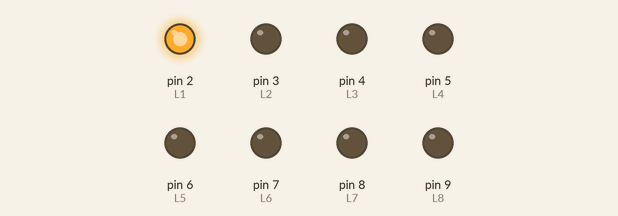
Simulated run of this sketch. Board: Arduino Uno, built with avr-gcc and run on an emulated ATmega328P. Parts: output pins drawn as LEDs (lit = HIGH).

Above: at 0.15 s.
At 0.75 s:
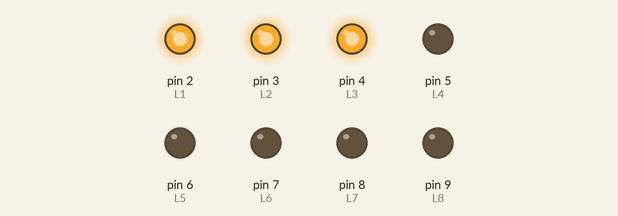
At 1.65 s:
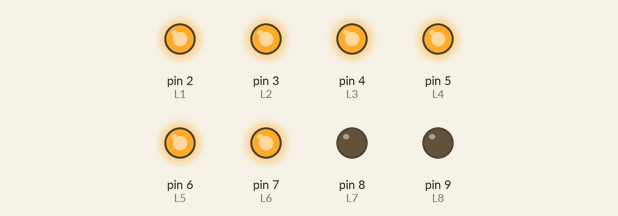
At 3.15 s:
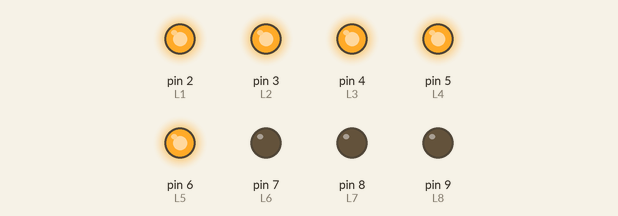
At 4.65 s:
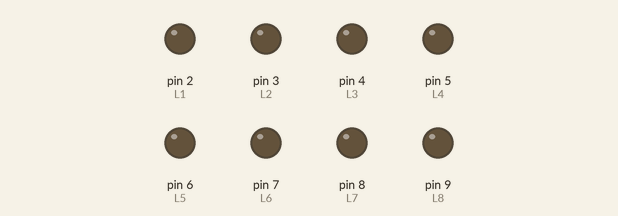
At 6.2 s:
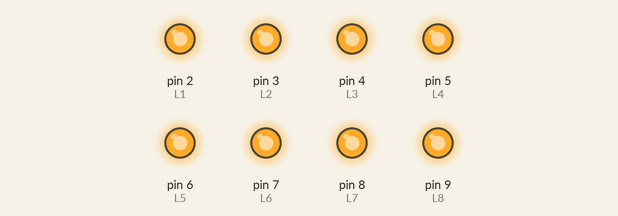
Timing chart, 0 to 8.5 s (numbered marks = the images above):
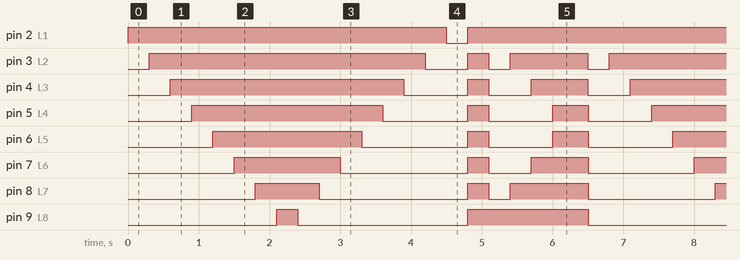

The sketch:

ACTIVITY_1.ino
```cpp
 int L1 = 2;
int L2 = 3;
int L3 = 4;
int L4 = 5;
int L5 = 6;
int L6 = 7;
int L7 = 8;
int L8 = 9;


void setup() {
  pinMode(L1, OUTPUT);
  pinMode(L2, OUTPUT);
  pinMode(L3, OUTPUT);
  pinMode(L4, OUTPUT);
  pinMode(L5, OUTPUT);
  pinMode(L6, OUTPUT);
  pinMode(L7, OUTPUT);
  pinMode(L8, OUTPUT);


}

void loop() {

          digitalWrite(L1, HIGH);
          delay(300);
          digitalWrite(L2, HIGH);
          delay(300);
          digitalWrite(L3, HIGH);
          delay(300);
          digitalWrite(L4, HIGH);
          delay(300);
          digitalWrite(L5, HIGH);
          delay(300);
          digitalWrite(L6, HIGH);
          delay(300);
          digitalWrite(L7, HIGH);
          delay(300);
          digitalWrite(L8, HIGH);
          delay(300);
          digitalWrite(L8, LOW);
          delay(300);
          digitalWrite(L7, LOW);
          delay(300);
          digitalWrite(L6, LOW);
          delay(300);
          digitalWrite(L5, LOW);
          delay(300);
          digitalWrite(L4, LOW);
          delay(300);
          digitalWrite(L3, LOW);
          delay(300);
          digitalWrite(L2, LOW);
          delay(300);
          digitalWrite(L1, LOW);
          delay(300);

          digitalWrite(L1, HIGH);
          digitalWrite(L2, HIGH);
          digitalWrite(L3, HIGH);
          digitalWrite(L4, HIGH);
          digitalWrite(L5, HIGH);
          digitalWrite(L6, HIGH);
          digitalWrite(L7, HIGH);
          digitalWrite(L8, HIGH);
          delay(300);
          digitalWrite(L1, LOW);
          digitalWrite(L2, LOW);
          digitalWrite(L3, LOW);
          digitalWrite(L4, LOW);
          digitalWrite(L5, LOW);
          digitalWrite(L6, LOW);
          digitalWrite(L7, LOW);
          digitalWrite(L8, LOW);

          digitalWrite(L1, HIGH);
          digitalWrite(L8, HIGH);
          delay(300);
          digitalWrite(L2, HIGH);
          digitalWrite(L7, HIGH);
          delay(300);
          digitalWrite(L3, HIGH);
          digitalWrite(L6, HIGH);
          delay(300);
          digitalWrite(L4, HIGH);
          digitalWrite(L5, HIGH);
          delay(500);
          digitalWrite(L1, LOW);
          digitalWrite(L2, LOW);
          digitalWrite(L3, LOW);
          digitalWrite(L4, LOW);
          digitalWrite(L5, LOW);
          digitalWrite(L6, LOW);
          digitalWrite(L7, LOW);
          digitalWrite(L8, LOW);
}
```

Measured:
- by itself, pin 2 (L1): repeats every 6.5 s: LOW 0.30 s, HIGH 6.2 s
- by itself, pin 3 (L2): repeats every 6.5 s: LOW 0.60 s, HIGH 0.30 s, LOW 0.30 s, HIGH 1.1 s, LOW 0.30 s, HIGH 3.9 s
- by itself, pin 4 (L3): repeats every 6.5 s: LOW 0.90 s, HIGH 0.30 s, LOW 0.60 s, HIGH 0.80 s, LOW 0.60 s, HIGH 3.3 s
- by itself, pin 5 (L4): repeats every 6.5 s: LOW 1.2 s, HIGH 0.30 s, LOW 0.90 s, HIGH 0.50 s, LOW 0.90 s, HIGH 2.7 s
- by itself, pin 6 (L5): repeats every 6.5 s: LOW 1.5 s, HIGH 0.30 s, LOW 0.90 s, HIGH 0.50 s, LOW 1.2 s, HIGH 2.1 s
- by itself, pin 7 (L6): repeats every 6.5 s: LOW 1.8 s, HIGH 0.30 s, LOW 0.60 s, HIGH 0.80 s, LOW 1.5 s, HIGH 1.5 s
- by itself, pin 8 (L7): repeats every 6.5 s: LOW 2.1 s, HIGH 0.30 s, LOW 0.30 s, HIGH 1.1 s, LOW 1.8 s, HIGH 0.90 s
- by itself, pin 9 (L8): repeats every 6.5 s: LOW 2.4 s, HIGH 1.7 s, LOW 2.1 s, HIGH 0.30 s
